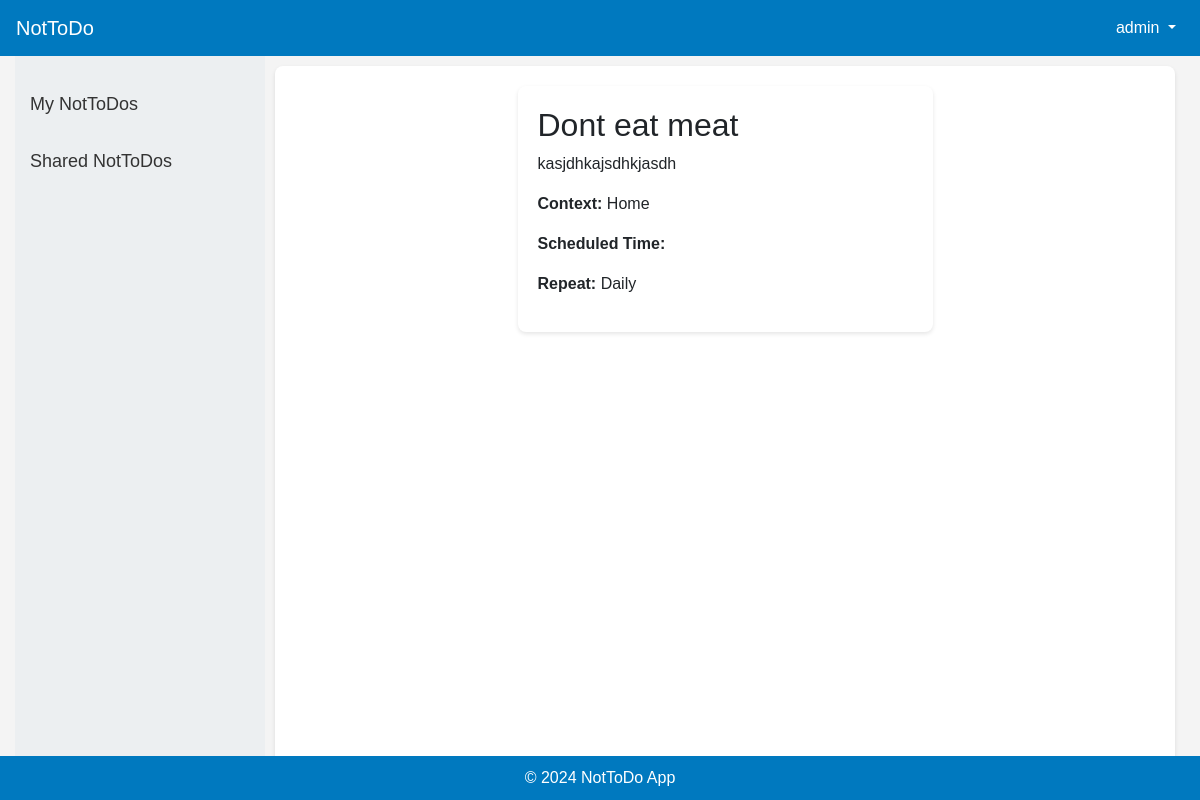
The page /nottodos/61/ (signed in) on the database as committed earlier.
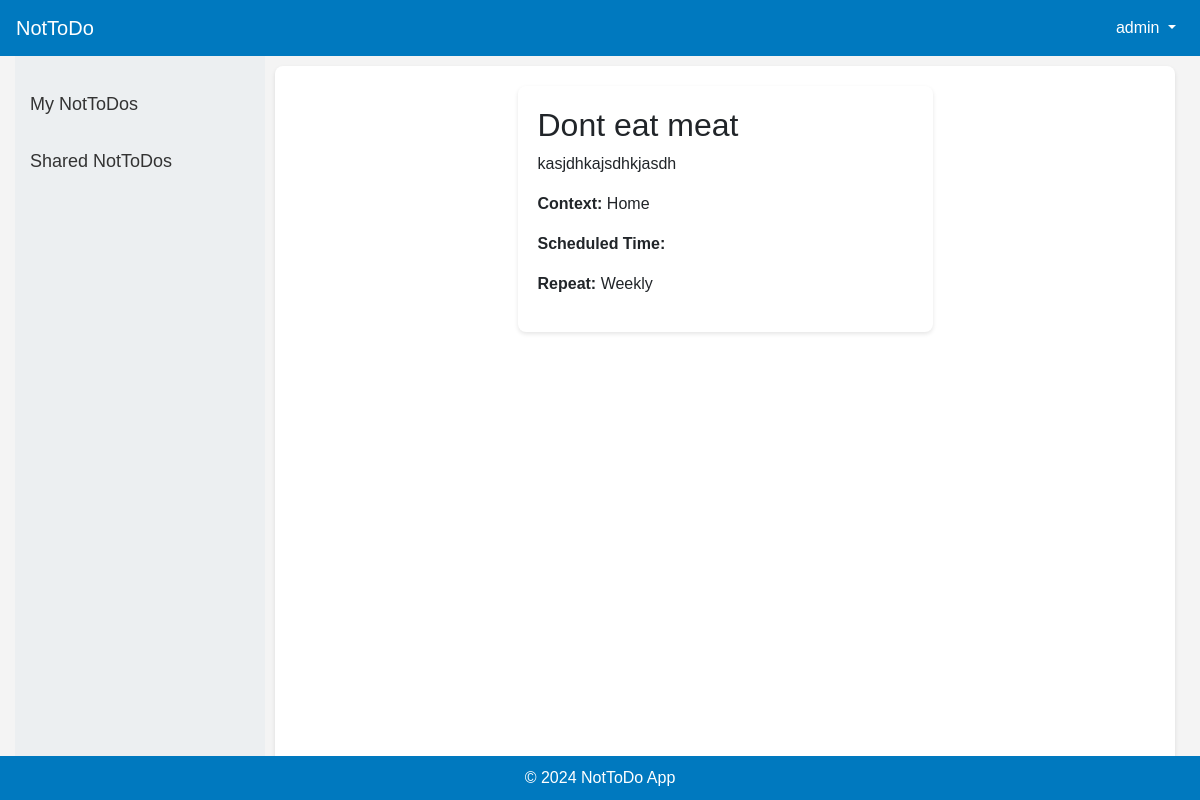
The same page on the database as committed later.
### nottodo/models.py (models this page shows, shortened)
class NotToDo(models.Model):
    user = models.ForeignKey(User, on_delete=models.CASCADE)
    title = models.CharField(max_length=255)
    description = models.TextField(blank=True, null=True)
    context = models.CharField(max_length=50, choices=[('Home', 'Home'), ('Work', 'Work'), ('Other', 'Other')])
    scheduled_start_time = models.DateTimeField(blank=True, null=True)
    scheduled_end_time = models.DateTimeField(blank=True, null=True)
    repeat = models.CharField(max_length=50, choices=[('None', 'None'), ('Daily', 'Daily'), ('Weekly', 'Weekly'), ('Monthly', 'Monthly')], default='None')
    created_at = models.DateTimeField(default=timezone.now)
    updated_at = models.DateTimeField(auto_now=True)

### nottodo/views.py (the view)
# urls.py: path('nottodos/<int:pk>/', views.view_nottodo, name='view_nottodo'),
@login_required
def view_nottodo(request, pk):
    nottodo = get_object_or_404(NotToDo, pk=pk, user=request.user)
    return render(request, 'view_nottodo.html', {'nottodo': nottodo})

### nottodo/templates/view_nottodo.html (shortened to what this page needs)
{% extends 'base.html' %}
{% block content %}
<div class="row">
    <div class="col-md-6 offset-md-3">
        <div class="form-frame">
            <h2>{{ nottodo.title }}</h2>
            <p>{{ nottodo.description }}</p>
            <p><strong>Context:</strong> {{ nottodo.context }}</p>
            <p><strong>Scheduled Time:</strong> {{ nottodo.scheduled_time }}</p>
            <p><strong>Repeat:</strong> {{ nottodo.get_repeat_display }}</p>
        </div>
    </div>
</div>
{% endblock %}

Rows that differ between the two databases and show on the page:
changed NotToDo "Dont eat meat": repeat "Daily" → "Weekly"
